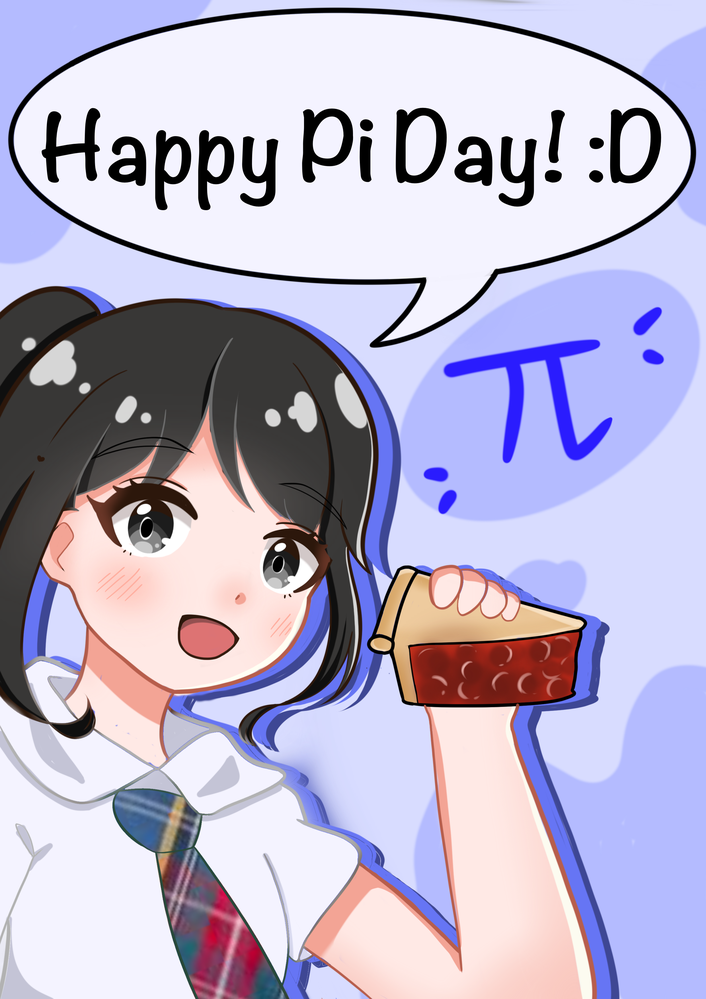
#> input picture img/pi_card_img.PNG, 706 x 999 px, shrunk from 2480 x 3508 before the run, found by its file name
$ python test.py
#> lines starting #> are read from the running program, lines starting #| are printed output that depends on the picture
from PIL import Image, ImageDraw
image = Image.open('img/pi_card_img.png')
#> image is the input picture: PIL image 706x999 RGBA; mean R, G, B, A 183.9, 177.9, 202.9, 255
hsv_image = image.convert("HSV")
#> hsv_image: PIL image 706x999 HSV; mean H, S, V 118.7, 47, 212.6
h, s, v = hsv_image.split()
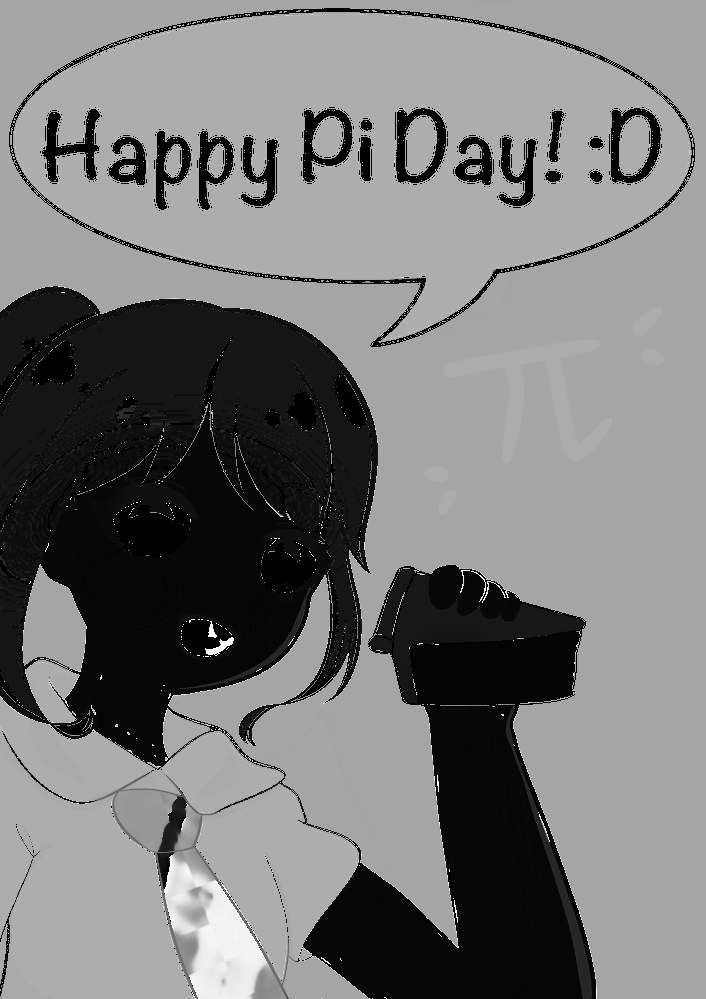
#> h: PIL image 706x999 L; min 0, max 254, mean 118.7
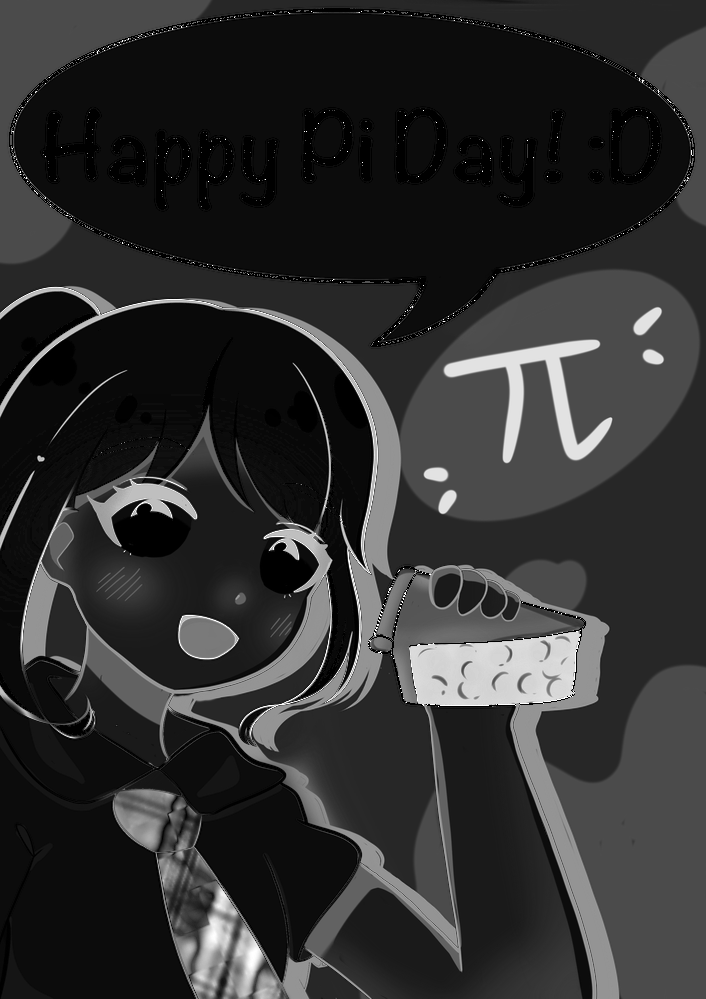
#> s: PIL image 706x999 L; min 0, max 255, mean 47
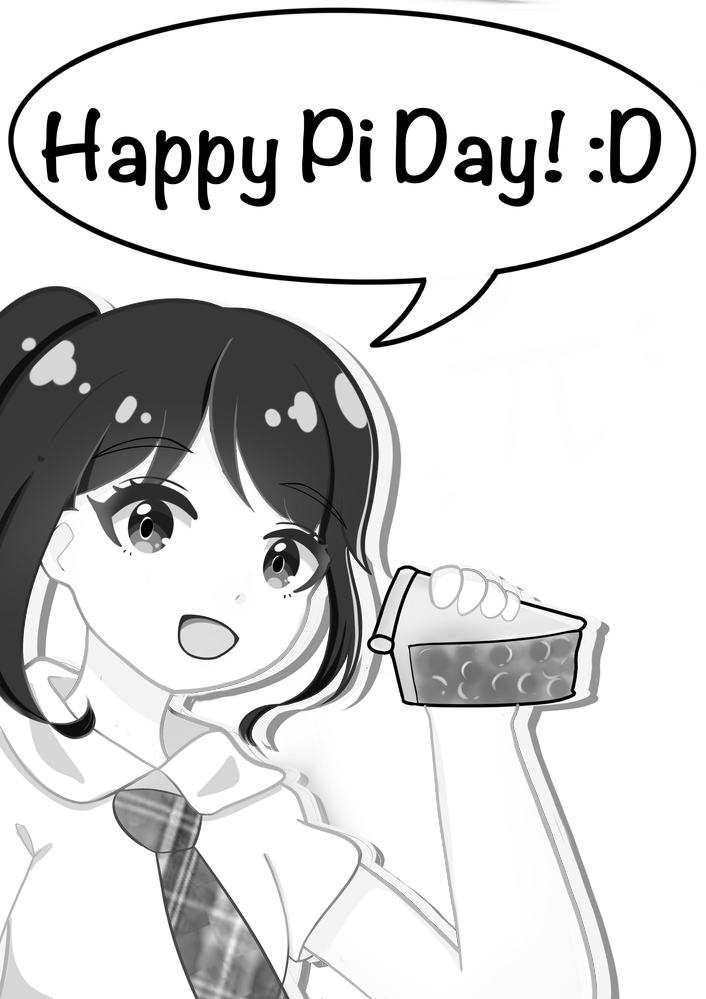
#> v: PIL image 706x999 L; min 0, max 255, mean 212.6
s = s.point(lambda x: x * 2)
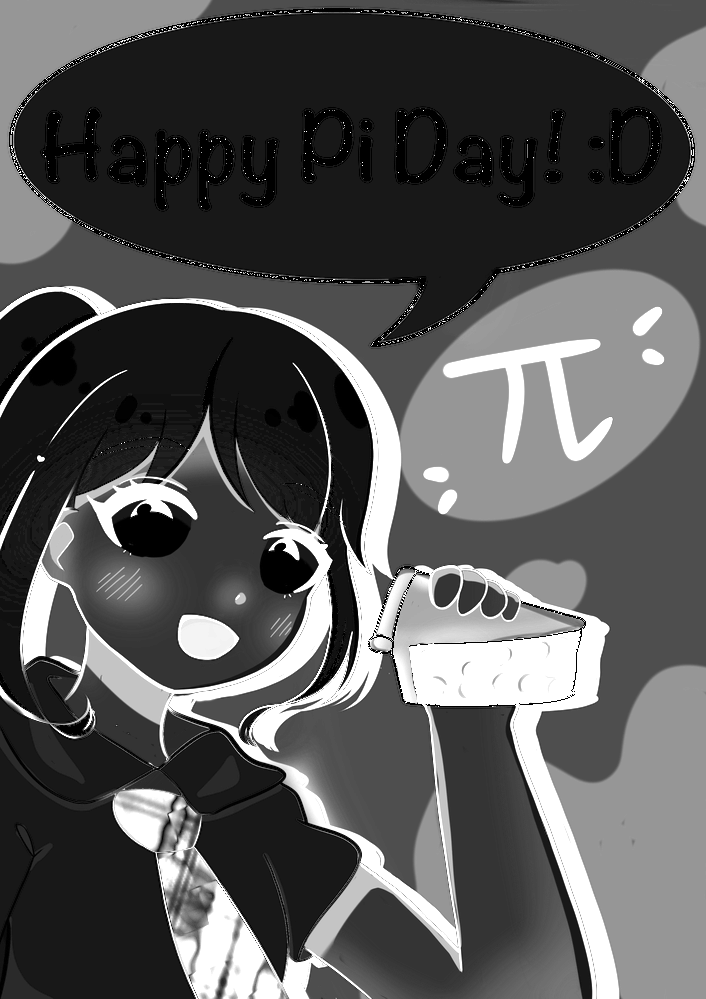
#> s: PIL image 706x999 L; min 0, max 255, mean 85.7
adjusted_hsv_image = Image.merge("HSV", (h, s, v))
#> adjusted_hsv_image: PIL image 706x999 HSV; mean H, S, V 118.7, 85.7, 212.6
image = adjusted_hsv_image.convert("RGB")
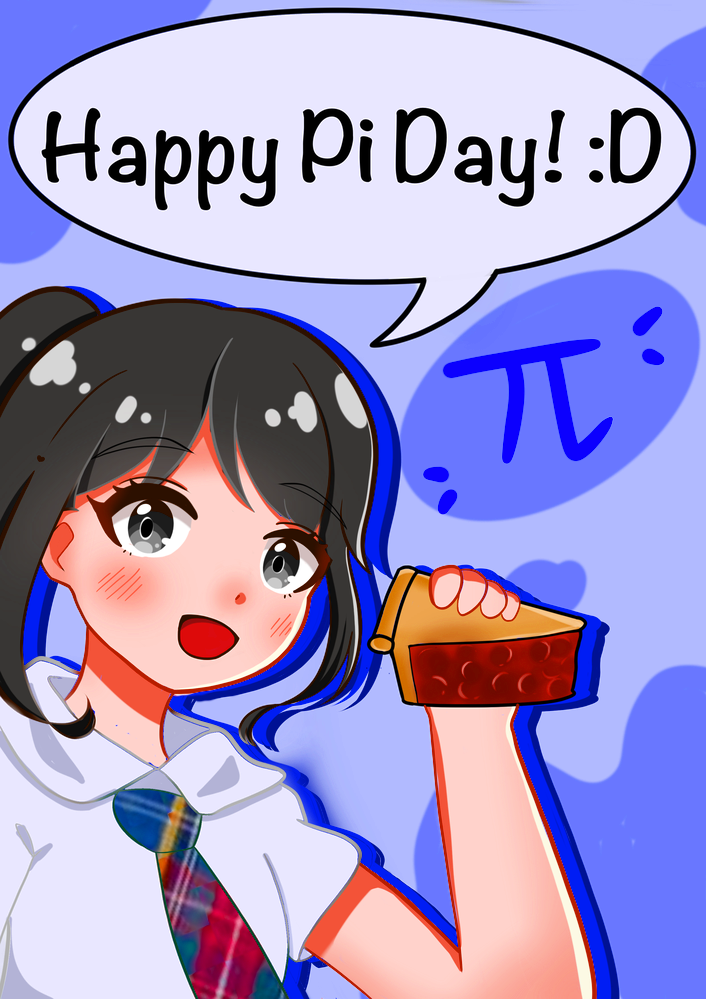
#> image: PIL image 706x999 RGB; mean R, G, B 158.3, 148.2, 195.3

image.show()
